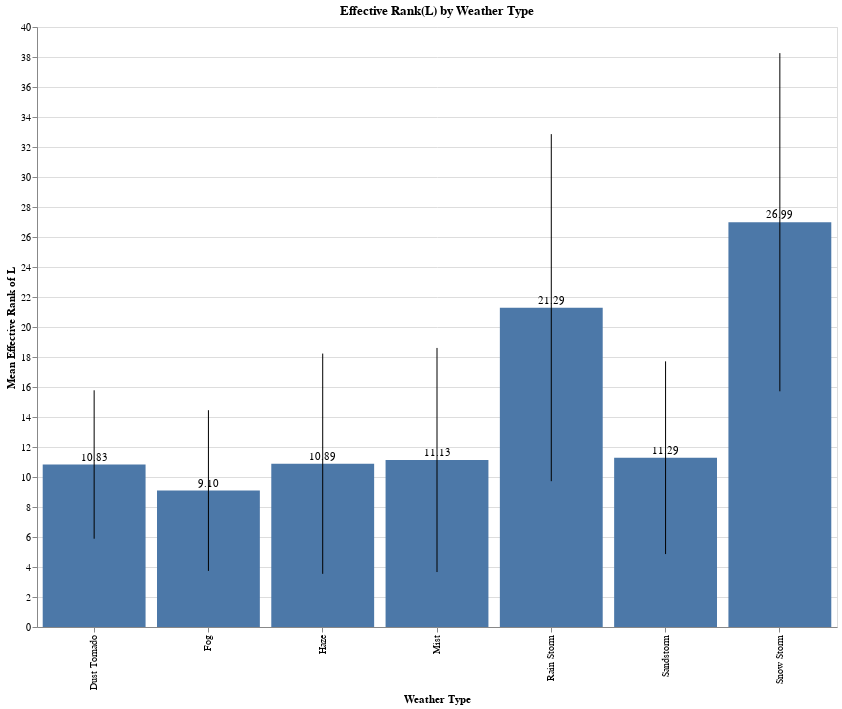

Notebook source saved alongside this figure:
### Code cell
# Base bar chart
chart_rank = (
    alt.Chart(df_stats)
    .mark_bar()
    .encode(
        x=alt.X("weather_label:N", title="Weather Type"),
        y=alt.Y("mean_rank_L:Q", title="Mean Effective Rank of L"),
        tooltip=["weather_label", "mean_rank_L", "std_rank_L"]
    )
)

# Error bars
error_rank = (
    alt.Chart(df_stats)
    .mark_errorbar()
    .encode(
        x=alt.X("weather_label:N", title="Weather Type"),
        y=alt.Y("mean_rank_L:Q", title="Mean Effective Rank of L"),
        yError="std_rank_L:Q"
    )
)

# Text labels on top of bars
labels = (
    alt.Chart(df_stats)
    .mark_text(
        align='center',
        baseline='bottom',
        dy=-2  # adjust to move text above the bar
    )
    .encode(
        x=alt.X("weather_label:N", title="Weather Type"),
        y=alt.Y("mean_rank_L:Q", title="Mean Effective Rank of L"),
        text=alt.Text("mean_rank_L:Q", format=".2f")
    )
)

# Combine all layers
(chart_rank + error_rank + labels).properties(
    width=800,
    height=600,
    title="Effective Rank(L) by Weather Type"
)

### Figure 1 — Vega-Lite specification as saved in the notebook (floating-point values rounded to 4 significant figures)
{"config": {"view": {"continuousWidth": 300, "continuousHeight": 300}}, "layer": [{"mark": {"type": "bar"}, "encoding": {"tooltip": [{"field": "weather_label", "type": "nominal"}, {"field": "mean_rank_L", "type": "quantitative"}, {"field": "std_rank_L", "type": "quantitative"}], "x": {"field": "weather_label", "title": "Weather Type", "type": "nominal"}, "y": {"field": "mean_rank_L", "title": "Mean Effective Rank of L", "type": "quantitative"}}}, {"mark": {"type": "errorbar"}, "encoding": {"x": {"field": "weather_label", "title": "Weather Type", "type": "nominal"}, "y": {"field": "mean_rank_L", "title": "Mean Effective Rank of L", "type": "quantitative"}, "yError": {"field": "std_rank_L"}}}, {"mark": {"type": "text", "align": "center", "baseline": "bottom", "dy": -2}, "encoding": {"text": {"field": "mean_rank_L", "format": ".2f", "type": "quantitative"}, "x": {"field": "weather_label", "title": "Weather Type", "type": "nominal"}, "y": {"field": "mean_rank_L", "title": "Mean Effective Rank of L", "type": "quantitative"}}}], "data": {"name": "data-618dbbf69a3876cf9074729314e76939"}, "height": 600, "title": "Effective Rank(L) by Weather Type", "width": 800, "$schema": "https://vega.github.io/schema/vega-lite/v5.20.1.json", "datasets": {"data-618dbbf69a3876cf9074729314e76939": [{"weather": "dusttornado", "mean_rank_L": 10.83, "std_rank_L": 4.947, "mean_energy_S": 0.0008549, "std_energy_S": 0.0001184, "mean_sparsity_S": 0.05063, "std_sparsity_S": 0.01566, "mean_error": 4.998e-05, "std_error": 1.877e-05, "weather_label": "Dust Tornado"}, {"weather": "foggy", "mean_rank_L": 9.096, "std_rank_L": 5.357, "mean_energy_S": 0.0008381, "std_energy_S": 9.903e-05, "mean_sparsity_S": 0.04558, "std_sparsity_S": 0.01234, "mean_error": 5.064e-05, "std_error": 1.788e-05, "weather_label": "Fog"}, {"weather": "haze", "mean_rank_L": 10.89, "std_rank_L": 7.342, "mean_energy_S": 0.000915, "std_energy_S": 0.0002042, "mean_sparsity_S": 0.0457, "std_sparsity_S": 0.0167, "mean_error": 4.987e-05, "std_error": 1.83e-05, "weather_label": "Haze"}, {"weather": "mist", "mean_rank_L": 11.13, "std_rank_L": 7.47, "mean_energy_S": 0.0008316, "std_energy_S": 0.0001019, "mean_sparsity_S": 0.05369, "std_sparsity_S": 0.01401, "mean_error": 5.244e-05, "std_error": 2.22e-05, "weather_label": "Mist"}, {"weather": "rain_storm", "mean_rank_L": 21.29, "std_rank_L": 11.57, "mean_energy_S": 0.000932, "std_energy_S": 0.0001371, "mean_sparsity_S": 0.05299, "std_sparsity_S": 0.01444, "mean_error": 3.026e-05, "std_error": 1.817e-05, "weather_label": "Rain Storm"}, {"weather": "sand_storm", "mean_rank_L": 11.29, "std_rank_L": 6.424, "mean_energy_S": 0.0008283, "std_energy_S": 9.33e-05, "mean_sparsity_S": 0.04874, "std_sparsity_S": 0.01342, "mean_error": 4.805e-05, "std_error": 1.81e-05, "weather_label": "Sandstorm"}, {"weather": "snow_storm", "mean_rank_L": 26.99, "std_rank_L": 11.27, "mean_energy_S": 0.0008502, "std_energy_S": 6.496e-05, "mean_sparsity_S": 0.07065, "std_sparsity_S": 0.0129, "mean_error": 1.963e-05, "std_error": 1.347e-05, "weather_label": "Snow Storm"}]}}
